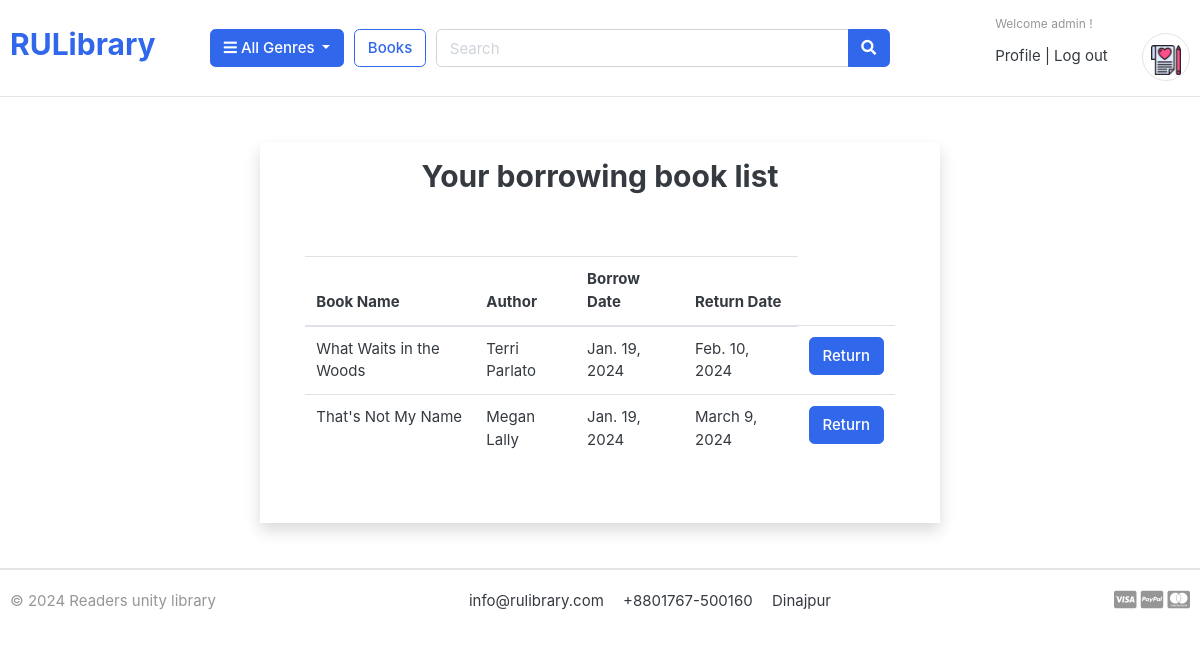
/borrow/borrow_list/ (signed in), run on an earlier commit of the app's database.
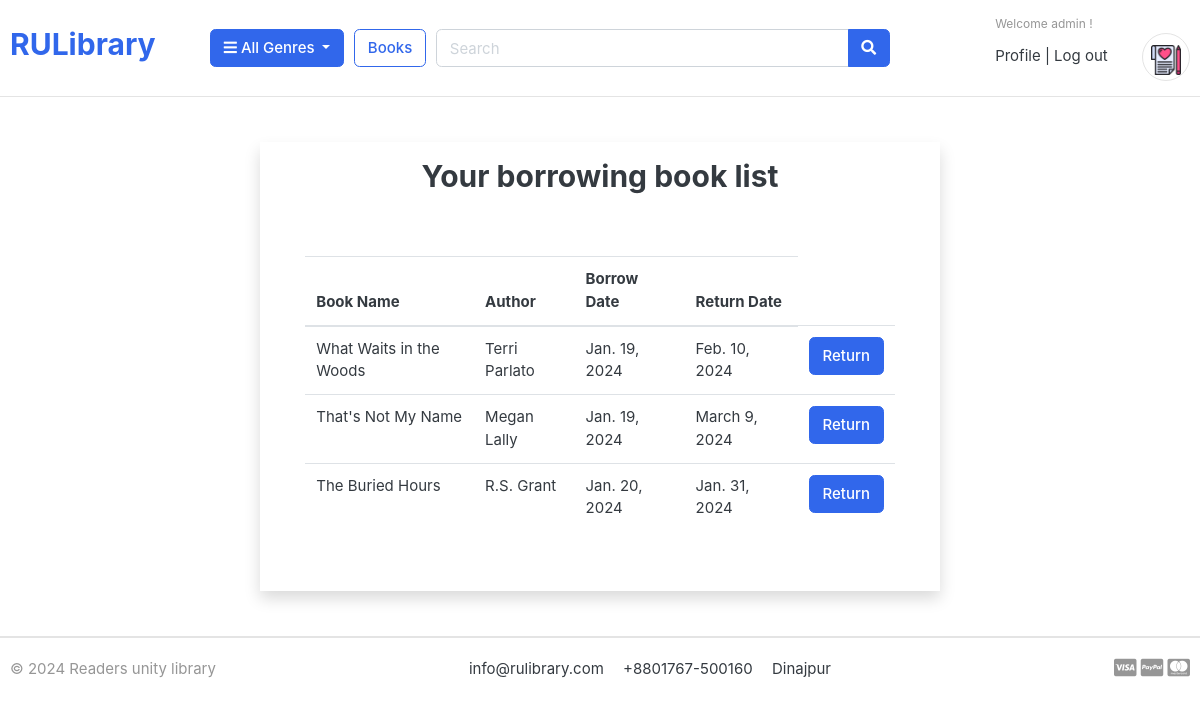
And on a later commit of the database.
### book/models.py (models this page shows, shortened)
class BorrowModel(models.Model):
    user=models.ForeignKey(User,on_delete=models.CASCADE)
    book=models.ForeignKey(BookModel,on_delete=models.CASCADE)
    borrow_date=models.DateField(auto_now_add=True)
    return_date=models.DateField()

class BookModel(models.Model):
    title=models.CharField(max_length=100)
    slug=models.SlugField(max_length=150,unique=True)
    author=models.CharField(max_length=100)
    description=models.TextField()
    image=models.ImageField(upload_to='images/books')
    isbn=models.CharField(max_length=50)
    genre=models.ManyToManyField(GenreModel)
    stock=models.IntegerField()
    availability=models.BooleanField(default=True)
    publication_date=models.DateField()
    total_page=models.IntegerField()
    cover=models.CharField(max_length=50,choices=[('paperback','Paper Back'),('hardcover','Hard Cover')])
    language=models.CharField(max_length=50)

### borrow/views.py (the view)
# urls.py: path('borrow_list/',views.borrow_list,name='borrow_list'),
def borrow_list(request):
    user=request.user
    model=BorrowModel.objects.filter(user=user)
    return render(request,'borrow-list.html',{'data':model})

### borrow/templates/borrow-list.html
{% extends 'base.html'%}
{% block body %}
<div class="container py-5">
    <div class="row">
        <div class="col-lg-7 mx-auto">
            <div class="card rounded-0 border-0 shadow">
                <div style="margin:auto;">
                    <h2 class="p-2 mt-2">Your borrowing book list</h2>
                </div>
                {% if data%}
                <div class="card-body p-5">
                    <div class="table-responsive">
                        <table class="table">
                            <thead>
                                <tr>
                                    <th scope="col">Book Name</th>
                                    <th scope="col">Author</th>
                                    <th scope="col">Borrow Date</th>
                                    <th scope="col">Return Date</th>
                                </tr>
                            </thead>
                            <tbody>
                                {% for item in data %}
                                <tr>
                                    <td>{{item.book.title}}</td>
                                    <td>{{item.book.author}}</td>
                                    <td>{{item.borrow_date}}</td>
                                    <td>{{item.return_date}}</td>
                                    <td><a href="{% url 'return' item.id%}" class="btn btn-block btn-primary">Return </a></td>
                                </tr>
                                {% endfor%}
                            </tbody>
                        </table>
                    </div>
                </div>
                {% else %}
                <div style="margin:auto;margin-bottom:200px">
                    <h5>No Book in borrowing list.</h5>
                </div>
                {% endif %}
            </div>
        </div>
    </div>
</div>
{% endblock body %}

What changed in the data, as far as the page shows it:
added BorrowModel: book "The Buried Hours", book.author "R.S. Grant", borrow_date "Jan. 20, 2024", return_date "Jan. 31, 2024"
